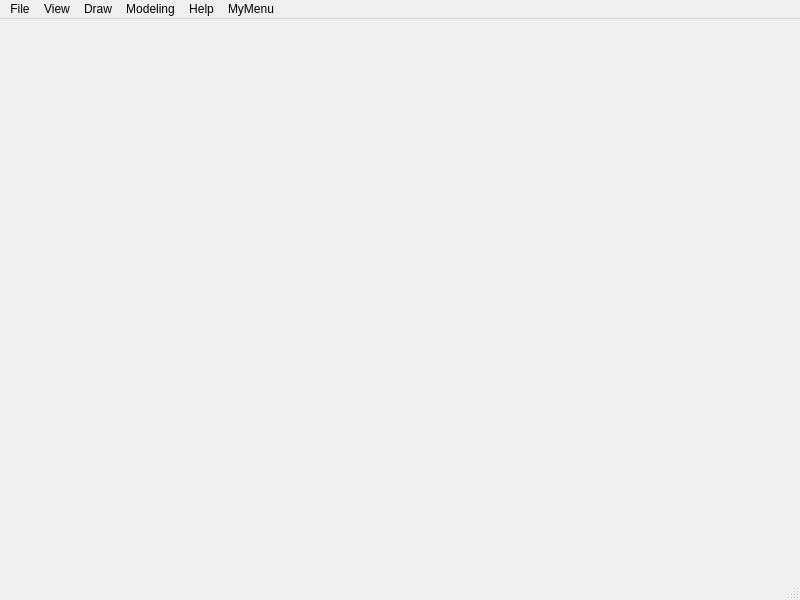
<?xml version="1.0" encoding="UTF-8"?>
<ui version="4.0">
 <class>occQtClass</class>
 <widget class="QMainWindow" name="occQtClass">
  <property name="geometry">
   <rect>
    <x>0</x>
    <y>0</y>
    <width>800</width>
    <height>600</height>
   </rect>
  </property>
  <property name="windowTitle">
   <string>occSketcher</string>
  </property>
  <property name="windowIcon">
   <iconset>
    <normaloff>:/Resources/lamp.png</normaloff>:/Resources/lamp.png</iconset>
  </property>
  <widget class="QWidget" name="centralWidget"/>
  <widget class="QMenuBar" name="menuBar">
   <property name="geometry">
    <rect>
     <x>0</x>
     <y>0</y>
     <width>800</width>
     <height>20</height>
    </rect>
   </property>
   <widget class="QMenu" name="menuFile">
    <property name="title">
     <string>File</string>
    </property>
    <addaction name="actionExit"/>
   </widget>
   <widget class="QMenu" name="menuView">
    <property name="title">
     <string>View</string>
    </property>
    <addaction name="actionZoom"/>
    <addaction name="actionPan"/>
    <addaction name="actionRotate"/>
    <addaction name="separator"/>
    <addaction name="actionReset"/>
    <addaction name="actionFitAll"/>
   </widget>
   <widget class="QMenu" name="menuPrimitive">
    <property name="title">
     <string>Draw</string>
    </property>
    <addaction name="actionLine"/>
    <addaction name="actionCone"/>
    <addaction name="actionSphere"/>
    <addaction name="actionCylinder"/>
    <addaction name="actionTorus"/>
   </widget>
   <widget class="QMenu" name="menuModeling">
    <property name="title">
     <string>Modeling</string>
    </property>
    <addaction name="actionFillet"/>
    <addaction name="actionChamfer"/>
    <addaction name="actionExtrude"/>
    <addaction name="actionRevolve"/>
    <addaction name="actionLoft"/>
    <addaction name="separator"/>
    <addaction name="actionCut"/>
    <addaction name="actionFuse"/>
    <addaction name="actionCommon"/>
    <addaction name="separator"/>
    <addaction name="actionHelix"/>
   </widget>
   <widget class="QMenu" name="menuHelp">
    <property name="title">
     <string>Help</string>
    </property>
    <addaction name="actionAbout"/>
   </widget>
   <widget class="QMenu" name="menuMyMenu">
    <property name="title">
     <string>MyMenu</string>
    </property>
   </widget>
   <addaction name="menuFile"/>
   <addaction name="menuView"/>
   <addaction name="menuPrimitive"/>
   <addaction name="menuModeling"/>
   <addaction name="menuHelp"/>
   <addaction name="menuMyMenu"/>
  </widget>
  <widget class="QStatusBar" name="statusBar"/>
  <action name="actionExit">
   <property name="text">
    <string>Exit</string>
   </property>
   <property name="shortcut">
    <string>Ctrl+Q</string>
   </property>
  </action>
  <action name="actionZoom">
   <property name="checkable">
    <bool>false</bool>
   </property>
   <property name="icon">
    <iconset>
     <normaloff>:/Resources/Zoom.png</normaloff>:/Resources/Zoom.png</iconset>
   </property>
   <property name="text">
    <string>Zoom</string>
   </property>
  </action>
  <action name="actionPan">
   <property name="checkable">
    <bool>false</bool>
   </property>
   <property name="icon">
    <iconset>
     <normaloff>:/Resources/Pan.png</normaloff>:/Resources/Pan.png</iconset>
   </property>
   <property name="text">
    <string>Pan</string>
   </property>
  </action>
  <action name="actionRotate">
   <property name="checkable">
    <bool>false</bool>
   </property>
   <property name="checked">
    <bool>false</bool>
   </property>
   <property name="icon">
    <iconset>
     <normaloff>:/Resources/Rotate.png</normaloff>:/Resources/Rotate.png</iconset>
   </property>
   <property name="text">
    <string>Rotate</string>
   </property>
  </action>
  <action name="actionReset">
   <property name="icon">
    <iconset>
     <normaloff>:/Resources/Home.png</normaloff>:/Resources/Home.png</iconset>
   </property>
   <property name="text">
    <string>Reset</string>
   </property>
  </action>
  <action name="actionFitAll">
   <property name="icon">
    <iconset>
     <normaloff>:/Resources/FitAll.png</normaloff>:/Resources/FitAll.png</iconset>
   </property>
   <property name="text">
    <string>FitAll</string>
   </property>
  </action>
  <action name="actionAbout">
   <property name="icon">
    <iconset>
     <normaloff>:/Resources/lamp.png</normaloff>:/Resources/lamp.png</iconset>
   </property>
   <property name="text">
    <string>About</string>
   </property>
  </action>
  <action name="actionLine">
   <property name="icon">
    <iconset>
     <normaloff>:/Resources/box.png</normaloff>:/Resources/box.png</iconset>
   </property>
   <property name="text">
    <string>Line</string>
   </property>
  </action>
  <action name="actionCone">
   <property name="icon">
    <iconset>
     <normaloff>:/Resources/cone.png</normaloff>:/Resources/cone.png</iconset>
   </property>
   <property name="text">
    <string>Cone</string>
   </property>
  </action>
  <action name="actionSphere">
   <property name="icon">
    <iconset>
     <normaloff>:/Resources/sphere.png</normaloff>:/Resources/sphere.png</iconset>
   </property>
   <property name="text">
    <string>Sphere</string>
   </property>
  </action>
  <action name="actionCylinder">
   <property name="icon">
    <iconset>
     <normaloff>:/Resources/cylinder.png</normaloff>:/Resources/cylinder.png</iconset>
   </property>
   <property name="text">
    <string>Cylinder</string>
   </property>
  </action>
  <action name="actionTorus">
   <property name="icon">
    <iconset>
     <normaloff>:/Resources/torus.png</normaloff>:/Resources/torus.png</iconset>
   </property>
   <property name="text">
    <string>Torus</string>
   </property>
  </action>
  <action name="actionFillet">
   <property name="icon">
    <iconset>
     <normaloff>:/Resources/fillet.png</normaloff>:/Resources/fillet.png</iconset>
   </property>
   <property name="text">
    <string>Fillet</string>
   </property>
  </action>
  <action name="actionChamfer">
   <property name="icon">
    <iconset>
     <normaloff>:/Resources/chamfer.png</normaloff>:/Resources/chamfer.png</iconset>
   </property>
   <property name="text">
    <string>Chamfer</string>
   </property>
  </action>
  <action name="actionExtrude">
   <property name="icon">
    <iconset>
     <normaloff>:/Resources/extrude.png</normaloff>:/Resources/extrude.png</iconset>
   </property>
   <property name="text">
    <string>Extrude</string>
   </property>
  </action>
  <action name="actionRevolve">
   <property name="icon">
    <iconset>
     <normaloff>:/Resources/revolve.png</normaloff>:/Resources/revolve.png</iconset>
   </property>
   <property name="text">
    <string>Rovelve</string>
   </property>
  </action>
  <action name="actionLoft">
   <property name="icon">
    <iconset>
     <normaloff>:/Resources/loft.png</normaloff>:/Resources/loft.png</iconset>
   </property>
   <property name="text">
    <string>Loft</string>
   </property>
  </action>
  <action name="actionCut">
   <property name="icon">
    <iconset>
     <normaloff>:/Resources/cut.png</normaloff>:/Resources/cut.png</iconset>
   </property>
   <property name="text">
    <string>Cut</string>
   </property>
  </action>
  <action name="actionFuse">
   <property name="icon">
    <iconset>
     <normaloff>:/Resources/fuse.png</normaloff>:/Resources/fuse.png</iconset>
   </property>
   <property name="text">
    <string>Fuse</string>
   </property>
  </action>
  <action name="actionCommon">
   <property name="icon">
    <iconset>
     <normaloff>:/Resources/common.png</normaloff>:/Resources/common.png</iconset>
   </property>
   <property name="text">
    <string>Common</string>
   </property>
  </action>
  <action name="actionHelix">
   <property name="icon">
    <iconset>
     <normaloff>:/Resources/helix.png</normaloff>:/Resources/helix.png</iconset>
   </property>
   <property name="text">
    <string>Helix</string>
   </property>
  </action>
 </widget>
 <layoutdefault spacing="6" margin="11"/>
 <resources/>
 <connections/>
</ui>
